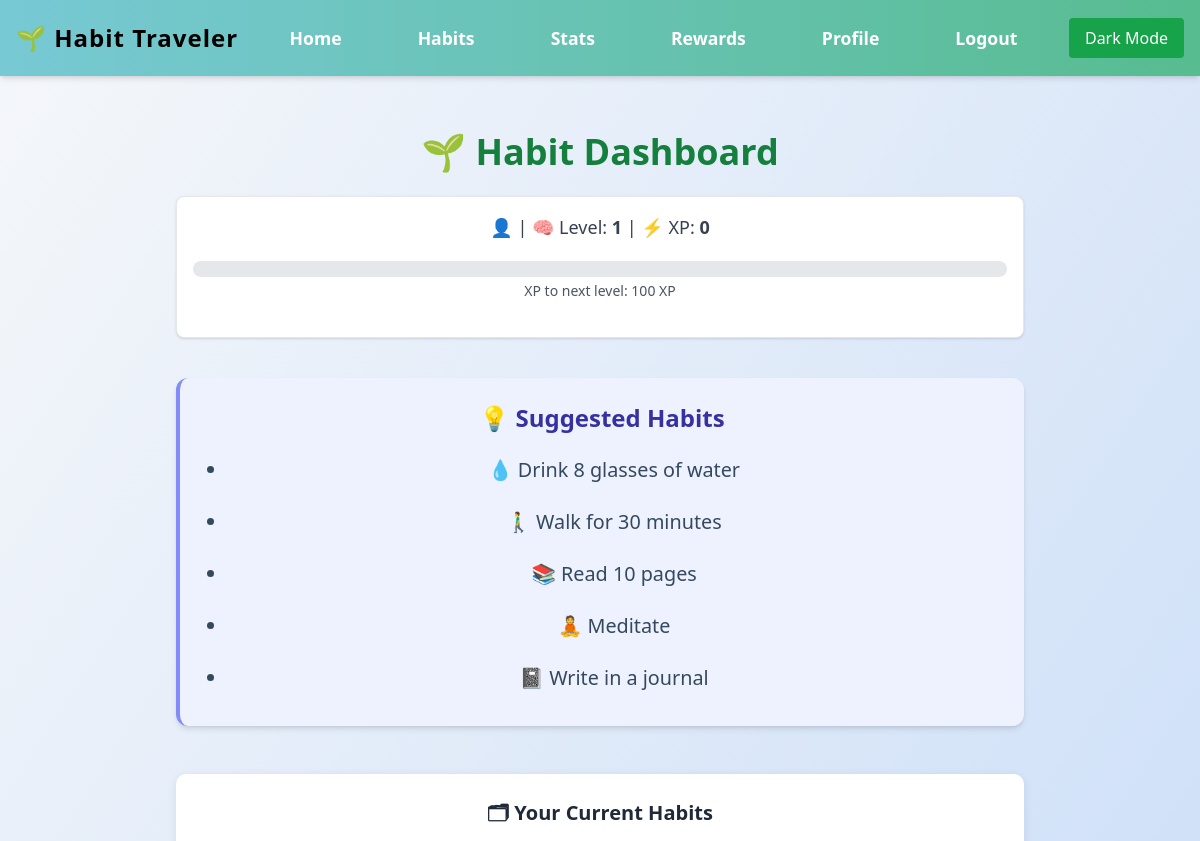
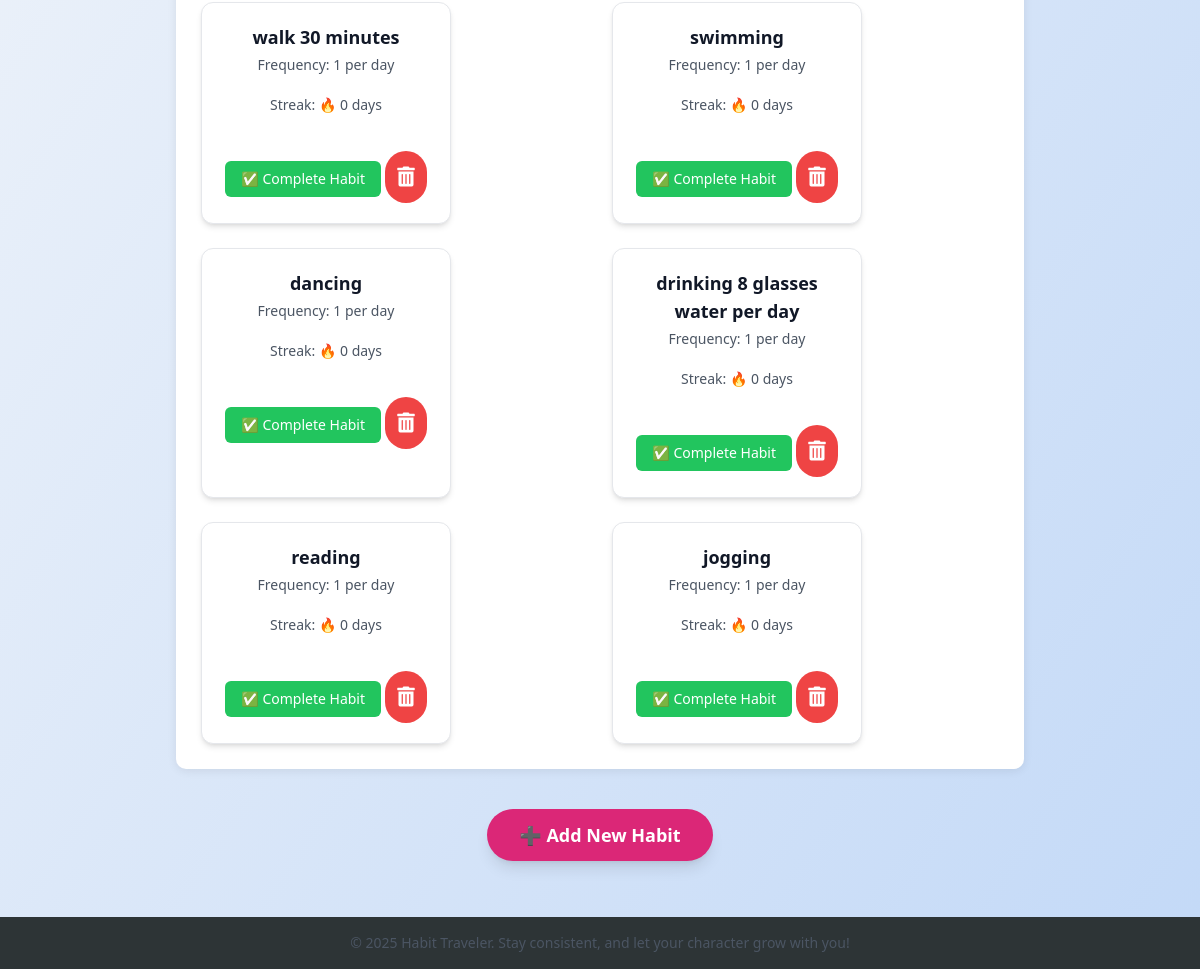
The page /habits (signed in) on the database its author committed (2 pictures, top to bottom).
### app.py (models this page shows)
class User(db.Model):
    id = db.Column(db.Integer, primary_key=True)
    email = db.Column(db.String(150), unique=True, nullable=False)
    name = db.Column(db.String(150), unique=True, nullable=True)
    password = db.Column(db.String(200), nullable=False)
    xp = db.Column(db.Integer, default=0)
    level = db.Column(db.Integer, default=1)
    birthday = db.Column(db.Date, nullable=True)
    age = db.Column(db.Integer, nullable=True)
    description = db.Column(db.String(500), nullable=True)
    avatar = db.Column(db.String(200), nullable=True)

class Habit(db.Model):
    id = db.Column(db.Integer, primary_key=True)
    user_id = db.Column(db.Integer, db.ForeignKey('user.id'), nullable=False)
    name = db.Column(db.String(150), nullable=False)
    target_frequency = db.Column(db.Integer, nullable=True)
    frequency_period = db.Column(db.String(10), nullable=True)
    reminder_time = db.Column(db.Time, nullable=True)
    user = db.relationship('User', backref='habits')
    last_reminder_sent = db.Column(DateTime, nullable=True)

### app.py (the view)
@app.route('/habits')
def habits():
    if 'user_id' not in session:
        return redirect(url_for('login'))
    user_id = session['user_id']
    name = session.get('name')
    user = User.query.get(user_id)
    xp_needed = 100 + (user.level - 1) * 50
    progress_percent = int((user.xp / xp_needed) * 100) if xp_needed > 0 else 0
    progress_class = f"w-[{progress_percent}%]"
    user_habits = Habit.query.filter_by(user_id=user_id).all()
    habits_with_data = []
    for habit in user_habits:
        completions_query = HabitCompletion.query.filter_by(habit_id=habit.id, user_id=user_id)
        if habit.frequency_period == 'day':
            start_date = date.today()
        elif habit.frequency_period == 'week':
            start_date = date.today() - timedelta(days=date.today().weekday())
        elif habit.frequency_period == 'month':
            start_date = date.today().replace(day=1)
        completions = completions_query.filter(HabitCompletion.date >= start_date).count()
        habits_with_data.append({
            'id': habit.id,
            'name': habit.name,
            'streak': completions,
            'goal': habit.target_frequency,
            'period': habit.frequency_period,
            'on_track': completions >= habit.target_frequency
        })
    return render_template('habit.html',
                           habits=habits_with_data,
                           name=name,
                           user=user,
                           xp_needed=xp_needed,
                           progress_class=progress_class)

### templates/habit.html (shortened to what this page needs)
{% extends "base.html" %}
{% block content %}
<div class="max-w-4xl mx-auto p-6">
    <h2 class="text-4xl font-extrabold mb-6 text-center text-green-700">🌱 Habit Dashboard</h2>
    <div class="bg-white p-4 rounded-lg shadow mb-10 text-center border border-gray-200">
        <p class="text-lg text-gray-700 font-medium">
            👤 <strong>{{ username }}</strong> | 🧠 Level: <strong>{{ user.level }}</strong> | ⚡ XP: <strong>{{ user.xp }}</strong>
        </p>
        <div class="mt-3 h-4 bg-gray-200 rounded-full overflow-hidden">
        </div>
        <p class="text-sm text-gray-600 mt-1">XP to next level: {{ xp_needed - user.xp }} XP</p>
    </div>
    <section class="mb-12 bg-indigo-50 p-6 rounded-xl border-l-4 border-indigo-400 shadow-md">
        <h3 class="text-2xl font-bold text-indigo-800 mb-3">💡 Suggested Habits</h3>
        <ul class="list-disc pl-6 text-gray-700 space-y-1 text-lg">
            <li>💧 Drink 8 glasses of water</li>
            <li>🚶‍♂ Walk for 30 minutes</li>
            <li>📚 Read 10 pages</li>
            <li>🧘 Meditate</li>
            <li>📓 Write in a journal</li>
        </ul>
    </section>
    <section class="mb-10">
        <h3 class="text-xl font-semibold text-gray-800 mb-4">🗂 Your Current Habits</h3>
        {% if habits %}
            <div class="habits-container grid gap-6 sm:grid-cols-2">
                {% for habit in habits %}
                    <div class="habit-card bg-white p-5 rounded-xl shadow-md border border-gray-200">
                        <h4 class="text-lg font-bold text-gray-900">{{ habit.name }}</h4>
                        <p class="text-gray-600 text-sm mt-1">Frequency: {{ habit.goal }} per {{ habit.period }}</p>
                        <p class="text-gray-600 text-sm">Streak: 🔥 {{ habit.streak }} days</p>
                        <form action="{{ url_for('complete_habit', habit_id=habit.id) }}" method="post" style="display:inline;">
                            <button
                                class="bg-green-500 hover:bg-green-600 text-white py-2 px-4 rounded-md text-sm mt-4"
                                type="submit">
                                ✅ Complete Habit
                            </button>
                        </form>
                        <form action="{{ url_for('delete_habit', habit_id=habit.id) }}" method="post" style="display:inline;">
                            <button
                                type="submit"
                                class="bg-red-500 hover:bg-red-600 text-white p-3 rounded-full mt-4 transition duration-300 focus:outline-none">
                                <i class="fas fa-trash-alt text-xl"></i>
                            </button>
                        </form>
                    </div>
                {% endfor %}
            </div>
        {% else %}
            <div class="bg-yellow-50 border-l-4 border-yellow-400 text-yellow-800 p-4 rounded">
                <p>You haven’t added any habits yet. Start your first quest!</p>
            </div>
        {% endif %}
    </section>
    <div class="text-center mt-10">
        <a
            href="{{ url_for('add_habit') }}"
            class="bg-pink-600 hover:bg-pink-700 text-white font-bold text-lg py-3 px-8 rounded-full shadow-lg transition duration-300 inline-block">
            ➕ Add New Habit
        </a>
    </div>
</div>
{% endblock %}

### static/style.css (style rules this page uses)
body { margin: 0; font-family: 'Segoe UI', Tahoma, Geneva, Verdana, sans-serif; background: linear-gradient(to bottom right, #f5f7fa, #c3d9f7); color: #333; min-height: 100vh; display: flex; flex-direction: column; }
main h2 { font-size: 2em; color: #4b6584; margin-bottom: 10px; }
main p { font-size: 1.1em; line-height: 1.6; margin-bottom: 20px; }
section { background: white; border-radius: 10px; padding: 25px; margin-bottom: 20px; box-shadow: 0 2px 10px rgba(0,0,0,0.08); }
ul { list-style: none; padding: 0; }
ul li { padding: 10px 0; font-size: 1.1em; color: #34495e; }
a { color: #3498db; text-decoration: none; }
button i { font-size: 1.5rem; transition: transform 0.2s ease-in-out; }
.habits-container { display: flex; flex-wrap: wrap; gap: 20px; justify-content: center; }
.habit-card { width: 250px; padding: 20px; background: white; border-radius: 10px; box-shadow: 0 4px 8px rgba(0,0,0,0.1); text-align: center; }

### rows shown on the page
User: level "1", xp "0", xp_needed-user.xp "100"
Habit: name "walk 30 minutes", goal "1", period "day", streak "0"
Habit: name "swimming", goal "1", period "day", streak "0"
Habit: name "dancing", goal "1", period "day", streak "0"
Habit: name "drinking 8 glasses water per day", goal "1", period "day", streak "0"
Habit: name "reading", goal "1", period "day", streak "0"
Habit: name "jogging", goal "1", period "day", streak "0"
